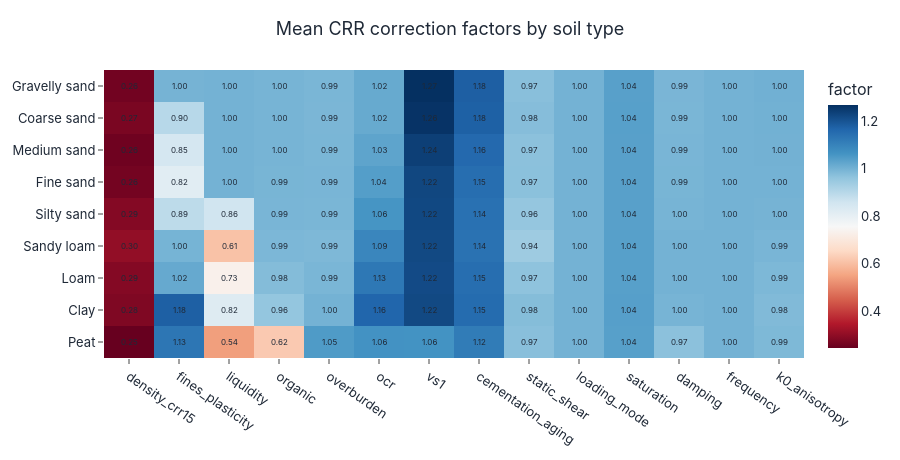

Notebook code for this chart:
### Markdown cell above
## Вклад физических факторов в CRR

CRR_ref = CRR15(Dr) · Π factor_i. Тепловая карта показывает средний множитель каждого
фактора по типам грунта: значения > 1 повышают сопротивление, < 1 — снижают.

### Code cell
factor_cols = [c for c in meta.columns if c.startswith("crr_f_")]
factor_labels = [c.replace("crr_f_", "") for c in factor_cols]
mat = np.array([[float(meta.loc[meta["soil_type"] == s, fc].mean()) for fc in factor_cols] for s in soil_present])
heatmap(mat, x_labels=factor_labels, y_labels=[SOIL_DISPLAY_NAMES_EN[s] for s in soil_present],
        title="Mean CRR correction factors by soil type", colorscale="RdBu",
        value_fmt=".2f", colorbar_title="factor", height=460,
        save=SAVE_FIGS, fig_id="1_3_crr_factor_heatmap").show()

### Figure 1 — Plotly figure (JSON) as saved in the notebook; plotly's stock layout.template omitted (floating-point values rounded to 4 significant figures)
{"data": [{"colorbar": {"title": {"text": "factor"}}, "colorscale": [[0.0, "rgb(103,0,31)"], [0.1, "rgb(178,24,43)"], [0.2, "rgb(214,96,77)"], [0.3, "rgb(244,165,130)"], [0.4, "rgb(253,219,199)"], [0.5, "rgb(247,247,247)"], [0.6, "rgb(209,229,240)"], [0.7, "rgb(146,197,222)"], [0.8, "rgb(67,147,195)"], [0.9, "rgb(33,102,172)"], [1.0, "rgb(5,48,97)"]], "type": "heatmap", "x": ["density_crr15", "fines_plasticity", "liquidity", "organic", "overburden", "ocr", "vs1", "cementation_aging", "static_shear", "loading_mode", "saturation", "damping", "frequency", "k0_anisotropy"], "y": ["Gravelly sand", "Coarse sand", "Medium sand", "Fine sand", "Silty sand", "Sandy loam", "Loam", "Clay", "Peat"], "z": [[0.2603, 0.9977, 1.0, 0.9962, 0.9916, 1.017, 1.268, 1.178, 0.9732, 1.0, 1.037, 0.9928, 1.0, 1.003], [0.2716, 0.9011, 1.0, 0.9962, 0.9913, 1.016, 1.261, 1.176, 0.9766, 1.0, 1.037, 0.9927, 1.0, 1.003], [0.2562, 0.8491, 1.0, 0.9962, 0.9923, 1.029, 1.239, 1.158, 0.9687, 1.0, 1.037, 0.9928, 1.0, 1.002], [0.2642, 0.8162, 0.9998, 0.9948, 0.9931, 1.041, 1.225, 1.148, 0.9703, 1.0, 1.037, 0.9945, 1.0, 0.9998], [0.2855, 0.8917, 0.8597, 0.993, 0.9917, 1.059, 1.223, 1.141, 0.9569, 1.0, 1.037, 0.996, 1.0, 0.9977], [0.304, 0.9968, 0.6074, 0.989, 0.9869, 1.092, 1.221, 1.138, 0.9424, 1.0, 1.037, 0.9993, 1.0, 0.9932], [0.2857, 1.018, 0.731, 0.9794, 0.9918, 1.126, 1.218, 1.147, 0.9653, 1.0, 1.038, 1.0, 1.0, 0.988], [0.2791, 1.176, 0.8233, 0.9582, 0.9996, 1.164, 1.221, 1.153, 0.9783, 1.0, 1.038, 0.9963, 1.0, 0.9831], [0.2459, 1.129, 0.5431, 0.6213, 1.047, 1.064, 1.063, 1.116, 0.9726, 1.0, 1.037, 0.9687, 1.0, 0.9866]]}], "layout": {"annotations": [{"font": {"color": "#1f2937", "size": 8}, "showarrow": false, "text": "0.26", "x": "density_crr15", "y": "Gravelly sand"}, {"font": {"color": "#1f2937", "size": 8}, "showarrow": false, "text": "1.00", "x": "fines_plasticity", "y": "Gravelly sand"}, {"font": {"color": "#1f2937", "size": 8}, "showarrow": false, "text": "1.00", "x": "liquidity", "y": "Gravelly sand"}, {"font": {"color": "#1f2937", "size": 8}, "showarrow": false, "text": "1.00", "x": "organic", "y": "Gravelly sand"}, {"font": {"color": "#1f2937", "size": 8}, "showarrow": false, "text": "0.99", "x": "overburden", "y": "Gravelly sand"}, {"font": {"color": "#1f2937", "size": 8}, "showarrow": false, "text": "1.02", "x": "ocr", "y": "Gravelly sand"}, {"font": {"color": "#1f2937", "size": 8}, "showarrow": false, "text": "1.27", "x": "vs1", "y": "Gravelly sand"}, {"font": {"color": "#1f2937", "size": 8}, "showarrow": false, "text": "1.18", "x": "cementation_aging", "y": "Gravelly sand"}, {"font": {"color": "#1f2937", "size": 8}, "showarrow": false, "text": "0.97", "x": "static_shear", "y": "Gravelly sand"}, {"font": {"color": "#1f2937", "size": 8}, "showarrow": false, "text": "1.00", "x": "loading_mode", "y": "Gravelly sand"}, {"font": {"color": "#1f2937", "size": 8}, "showarrow": false, "text": "1.04", "x": "saturation", "y": "Gravelly sand"}, {"font": {"color": "#1f2937", "size": 8}, "showarrow": false, "text": "0.99", "x": "damping", "y": "Gravelly sand"}, {"font": {"color": "#1f2937", "size": 8}, "showarrow": false, "text": "1.00", "x": "frequency", "y": "Gravelly sand"}, {"font": {"color": "#1f2937", "size": 8}, "showarrow": false, "text": "1.00", "x": "k0_anisotropy", "y": "Gravelly sand"}, {"font": {"color": "#1f2937", "size": 8}, "showarrow": false, "text": "0.27", "x": "density_crr15", "y": "Coarse sand"}, {"font": {"color": "#1f2937", "size": 8}, "showarrow": false, "text": "0.90", "x": "fines_plasticity", "y": "Coarse sand"}, {"font": {"color": "#1f2937", "size": 8}, "showarrow": false, "text": "1.00", "x": "liquidity", "y": "Coarse sand"}, {"font": {"color": "#1f2937", "size": 8}, "showarrow": false, "text": "1.00", "x": "organic", "y": "Coarse sand"}, {"font": {"color": "#1f2937", "size": 8}, "showarrow": false, "text": "0.99", "x": "overburden", "y": "Coarse sand"}, {"font": {"color": "#1f2937", "size": 8}, "showarrow": false, "text": "1.02", "x": "ocr", "y": "Coarse sand"}, {"font": {"color": "#1f2937", "size": 8}, "showarrow": false, "text": "1.26", "x": "vs1", "y": "Coarse sand"}, {"font": {"color": "#1f2937", "size": 8}, "showarrow": false, "text": "1.18", "x": "cementation_aging", "y": "Coarse sand"}, {"font": {"color": "#1f2937", "size": 8}, "showarrow": false, "text": "0.98", "x": "static_shear", "y": "Coarse sand"}, {"font": {"color": "#1f2937", "size": 8}, "showarrow": false, "text": "1.00", "x": "loading_mode", "y": "Coarse sand"}, {"font": {"color": "#1f2937", "size": 8}, "showarrow": false, "text": "1.04", "x": "saturation", "y": "Coarse sand"}, {"font": {"color": "#1f2937", "size": 8}, "showarrow": false, "text": "0.99", "x": "damping", "y": "Coarse sand"}, {"font": {"color": "#1f2937", "size": 8}, "showarrow": false, "text": "1.00", "x": "frequency", "y": "Coarse sand"}, {"font": {"color": "#1f2937", "size": 8}, "showarrow": false, "text": "1.00", "x": "k0_anisotropy", "y": "Coarse sand"}, {"font": {"color": "#1f2937", "size": 8}, "showarrow": false, "text": "0.26", "x": "density_crr15", "y": "Medium sand"}, {"font": {"color": "#1f2937", "size": 8}, "showarrow": false, "text": "0.85", "x": "fines_plasticity", "y": "Medium sand"}, {"font": {"color": "#1f2937", "size": 8}, "showarrow": false, "text": "1.00", "x": "liquidity", "y": "Medium sand"}, {"font": {"color": "#1f2937", "size": 8}, "showarrow": false, "text": "1.00", "x": "organic", "y": "Medium sand"}, {"font": {"color": "#1f2937", "size": 8}, "showarrow": false, "text": "0.99", "x": "overburden", "y": "Medium sand"}, {"font": {"color": "#1f2937", "size": 8}, "showarrow": false, "text": "1.03", "x": "ocr", "y": "Medium sand"}, {"font": {"color": "#1f2937", "size": 8}, "showarrow": false, "text": "1.24", "x": "vs1", "y": "Medium sand"}, {"font": {"color": "#1f2937", "size": 8}, "showarrow": false, "text": "1.16", "x": "cementation_aging", "y": "Medium sand"}, {"font": {"color": "#1f2937", "size": 8}, "showarrow": false, "text": "0.97", "x": "static_shear", "y": "Medium sand"}, {"font": {"color": "#1f2937", "size": 8}, "showarrow": false, "text": "1.00", "x": "loading_mode", "y": "Medium sand"}, {"font": {"color": "#1f2937", "size": 8}, "showarrow": false, "text": "1.04", "x": "saturation", "y": "Medium sand"}, {"font": {"color": "#1f2937", "size": 8}, "showarrow": false, "text": "0.99", "x": "damping", "y": "Medium sand"}, {"font": {"color": "#1f2937", "size": 8}, "showarrow": false, "text": "1.00", "x": "frequency", "y": "Medium sand"}, {"font": {"color": "#1f2937", "size": 8}, "showarrow": false, "text": "1.00", "x": "k0_anisotropy", "y": "Medium sand"}, {"font": {"color": "#1f2937", "size": 8}, "showarrow": false, "text": "0.26", "x": "density_crr15", "y": "Fine sand"}, {"font": {"color": "#1f2937", "size": 8}, "showarrow": false, "text": "0.82", "x": "fines_plasticity", "y": "Fine sand"}, {"font": {"color": "#1f2937", "size": 8}, "showarrow": false, "text": "1.00", "x": "liquidity", "y": "Fine sand"}, {"font": {"color": "#1f2937", "size": 8}, "showarrow": false, "text": "0.99", "x": "organic", "y": "Fine sand"}, {"font": {"color": "#1f2937", "size": 8}, "showarrow": false, "text": "0.99", "x": "overburden", "y": "Fine sand"}, {"font": {"color": "#1f2937", "size": 8}, "showarrow": false, "text": "1.04", "x": "ocr", "y": "Fine sand"}, {"font": {"color": "#1f2937", "size": 8}, "showarrow": false, "text": "1.22", "x": "vs1", "y": "Fine sand"}, {"font": {"color": "#1f2937", "size": 8}, "showarrow": false, "text": "1.15", "x": "cementation_aging", "y": "Fine sand"}, {"font": {"color": "#1f2937", "size": 8}, "showarrow": false, "text": "0.97", "x": "static_shear", "y": "Fine sand"}, {"font": {"color": "#1f2937", "size": 8}, "showarrow": false, "text": "1.00", "x": "loading_mode", "y": "Fine sand"}, {"font": {"color": "#1f2937", "size": 8}, "showarrow": false, "text": "1.04", "x": "saturation", "y": "Fine sand"}, {"font": {"color": "#1f2937", "size": 8}, "showarrow": false, "text": "0.99", "x": "damping", "y": "Fine sand"}, {"font": {"color": "#1f2937", "size": 8}, "showarrow": false, "text": "1.00", "x": "frequency", "y": "Fine sand"}, {"font": {"color": "#1f2937", "size": 8}, "showarrow": false, "text": "1.00", "x": "k0_anisotropy", "y": "Fine sand"}, {"font": {"color": "#1f2937", "size": 8}, "showarrow": false, "text": "0.29", "x": "density_crr15", "y": "Silty sand"}, {"font": {"color": "#1f2937", "size": 8}, "showarrow": false, "text": "0.89", "x": "fines_plasticity", "y": "Silty sand"}, {"font": {"color": "#1f2937", "size": 8}, "showarrow": false, "text": "0.86", "x": "liquidity", "y": "Silty sand"}, {"font": {"color": "#1f2937", "size": 8}, "showarrow": false, "text": "0.99", "x": "organic", "y": "Silty sand"}, {"font": {"color": "#1f2937", "size": 8}, "showarrow": false, "text": "0.99", "x": "overburden", "y": "Silty sand"}, {"font": {"color": "#1f2937", "size": 8}, "showarrow": false, "text": "1.06", "x": "ocr", "y": "Silty sand"}, {"font": {"color": "#1f2937", "size": 8}, "showarrow": false, "text": "1.22", "x": "vs1", "y": "Silty sand"}, {"font": {"color": "#1f2937", "size": 8}, "showarrow": false, "text": "1.14", "x": "cementation_aging", "y": "Silty sand"}, {"font": {"color": "#1f2937", "size": 8}, "showarrow": false, "text": "0.96", "x": "static_shear", "y": "Silty sand"}, {"font": {"color": "#1f2937", "size": 8}, "showarrow": false, "text": "1.00", "x": "loading_mode", "y": "Silty sand"}, {"font": {"color": "#1f2937", "size": 8}, "showarrow": false, "text": "1.04", "x": "saturation", "y": "Silty sand"}, {"font": {"color": "#1f2937", "size": 8}, "showarrow": false, "text": "1.00", "x": "damping", "y": "Silty sand"}, {"font": {"color": "#1f2937", "size": 8}, "showarrow": false, "text": "1.00", "x": "frequency", "y": "Silty sand"}, {"font": {"color": "#1f2937", "size": 8}, "showarrow": false, "text": "1.00", "x": "k0_anisotropy", "y": "Silty sand"}, {"font": {"color": "#1f2937", "size": 8}, "showarrow": false, "text": "0.30", "x": "density_crr15", "y": "Sandy loam"}, {"font": {"color": "#1f2937", "size": 8}, "showarrow": false, "text": "1.00", "x": "fines_plasticity", "y": "Sandy loam"}, {"font": {"color": "#1f2937", "size": 8}, "showarrow": false, "text": "0.61", "x": "liquidity", "y": "Sandy loam"}, {"font": {"color": "#1f2937", "size": 8}, "showarrow": false, "text": "0.99", "x": "organic", "y": "Sandy loam"}, {"font": {"color": "#1f2937", "size": 8}, "showarrow": false, "text": "0.99", "x": "overburden", "y": "Sandy loam"}, {"font": {"color": "#1f2937", "size": 8}, "showarrow": false, "text": "1.09", "x": "ocr", "y": "Sandy loam"}, {"font": {"color": "#1f2937", "size": 8}, "showarrow": false, "text": "1.22", "x": "vs1", "y": "Sandy loam"}, {"font": {"color": "#1f2937", "size": 8}, "showarrow": false, "text": "1.14", "x": "cementation_aging", "y": "Sandy loam"}, {"font": {"color": "#1f2937", "size": 8}, "showarrow": false, "text": "0.94", "x": "static_shear", "y": "Sandy loam"}, {"font": {"color": "#1f2937", "size": 8}, "showarrow": false, "text": "1.00", "x": "loading_mode", "y": "Sandy loam"}, {"font": {"color": "#1f2937", "size": 8}, "showarrow": false, "text": "1.04", "x": "saturation", "y": "Sandy loam"}, {"font": {"color": "#1f2937", "size": 8}, "showarrow": false, "text": "1.00", "x": "damping", "y": "Sandy loam"}, {"font": {"color": "#1f2937", "size": 8}, "showarrow": false, "text": "1.00", "x": "frequency", "y": "Sandy loam"}, {"font": {"color": "#1f2937", "size": 8}, "showarrow": false, "text": "0.99", "x": "k0_anisotropy", "y": "Sandy loam"}, {"font": {"color": "#1f2937", "size": 8}, "showarrow": false, "text": "0.29", "x": "density_crr15", "y": "Loam"}, {"font": {"color": "#1f2937", "size": 8}, "showarrow": false, "text": "1.02", "x": "fines_plasticity", "y": "Loam"}, {"font": {"color": "#1f2937", "size": 8}, "showarrow": false, "text": "0.73", "x": "liquidity", "y": "Loam"}, {"font": {"color": "#1f2937", "size": 8}, "showarrow": false, "text": "0.98", "x": "organic", "y": "Loam"}, {"font": {"color": "#1f2937", "size": 8}, "showarrow": false, "text": "0.99", "x": "overburden", "y": "Loam"}, {"font": {"color": "#1f2937", "size": 8}, "showarrow": false, "text": "1.13", "x": "ocr", "y": "Loam"}, {"font": {"color": "#1f2937", "size": 8}, "showarrow": false, "text": "1.22", "x": "vs1", "y": "Loam"}, {"font": {"color": "#1f2937", "size": 8}, "showarrow": false, "text": "1.15", "x": "cementation_aging", "y": "Loam"}, {"font": {"color": "#1f2937", "size": 8}, "showarrow": false, "text": "0.97", "x": "static_shear", "y": "Loam"}, {"font": {"color": "#1f2937", "size": 8}, "showarrow": false, "text": "1.00", "x": "loading_mode", "y": "Loam"}, {"font": {"color": "#1f2937", "size": 8}, "showarrow": false, "text": "1.04", "x": "saturation", "y": "Loam"}, {"font": {"color": "#1f2937", "size": 8}, "showarrow": false, "text": "1.00", "x": "damping", "y": "Loam"}, {"font": {"color": "#1f2937", "size": 8}, "showarrow": false, "text": "1.00", "x": "frequency", "y": "Loam"}, {"font": {"color": "#1f2937", "size": 8}, "showarrow": false, "text": "0.99", "x": "k0_anisotropy", "y": "Loam"}, {"font": {"color": "#1f2937", "size": 8}, "showarrow": false, "text": "0.28", "x": "density_crr15", "y": "Clay"}, {"font": {"color": "#1f2937", "size": 8}, "showarrow": false, "text": "1.18", "x": "fines_plasticity", "y": "Clay"}, {"font": {"color": "#1f2937", "size": 8}, "showarrow": false, "text": "0.82", "x": "liquidity", "y": "Clay"}, {"font": {"color": "#1f2937", "size": 8}, "showarrow": false, "text": "0.96", "x": "organic", "y": "Clay"}, {"font": {"color": "#1f2937", "size": 8}, "showarrow": false, "text": "1.00", "x": "overburden", "y": "Clay"}, {"font": {"color": "#1f2937", "size": 8}, "showarrow": false, "text": "1.16", "x": "ocr", "y": "Clay"}, {"font": {"color": "#1f2937", "size": 8}, "showarrow": false, "text": "1.22", "x": "vs1", "y": "Clay"}, {"font": {"color": "#1f2937", "size": 8}, "showarrow": false, "text": "1.15", "x": "cementation_aging", "y": "Clay"}, {"font": {"color": "#1f2937", "size": 8}, "showarrow": false, "text": "0.98", "x": "static_shear", "y": "Clay"}, {"font": {"color": "#1f2937", "size": 8}, "showarrow": false, "text": "1.00", "x": "loading_mode", "y": "Clay"}, {"font": {"color": "#1f2937", "size": 8}, "showarrow": false, "text": "1.04", "x": "saturation", "y": "Clay"}, {"font": {"color": "#1f2937", "size": 8}, "showarrow": false, "text": "1.00", "x": "damping", "y": "Clay"}, {"font": {"color": "#1f2937", "size": 8}, "showarrow": false, "text": "1.00", "x": "frequency", "y": "Clay"}, {"font": {"color": "#1f2937", "size": 8}, "showarrow": false, "text": "0.98", "x": "k0_anisotropy", "y": "Clay"}, {"font": {"color": "#1f2937", "size": 8}, "showarrow": false, "text": "0.25", "x": "density_crr15", "y": "Peat"}, {"font": {"color": "#1f2937", "size": 8}, "showarrow": false, "text": "1.13", "x": "fines_plasticity", "y": "Peat"}, {"font": {"color": "#1f2937", "size": 8}, "showarrow": false, "text": "0.54", "x": "liquidity", "y": "Peat"}, {"font": {"color": "#1f2937", "size": 8}, "showarrow": false, "text": "0.62", "x": "organic", "y": "Peat"}, {"font": {"color": "#1f2937", "size": 8}, "showarrow": false, "text": "1.05", "x": "overburden", "y": "Peat"}, {"font": {"color": "#1f2937", "size": 8}, "showarrow": false, "text": "1.06", "x": "ocr", "y": "Peat"}, {"font": {"color": "#1f2937", "size": 8}, "showarrow": false, "text": "1.06", "x": "vs1", "y": "Peat"}, {"font": {"color": "#1f2937", "size": 8}, "showarrow": false, "text": "1.12", "x": "cementation_aging", "y": "Peat"}, {"font": {"color": "#1f2937", "size": 8}, "showarrow": false, "text": "0.97", "x": "static_shear", "y": "Peat"}, {"font": {"color": "#1f2937", "size": 8}, "showarrow": false, "text": "1.00", "x": "loading_mode", "y": "Peat"}, {"font": {"color": "#1f2937", "size": 8}, "showarrow": false, "text": "1.04", "x": "saturation", "y": "Peat"}, {"font": {"color": "#1f2937", "size": 8}, "showarrow": false, "text": "0.97", "x": "damping", "y": "Peat"}, {"font": {"color": "#1f2937", "size": 8}, "showarrow": false, "text": "1.00", "x": "frequency", "y": "Peat"}, {"font": {"color": "#1f2937", "size": 8}, "showarrow": false, "text": "0.99", "x": "k0_anisotropy", "y": "Peat"}], "height": 460, "title": {"text": "Mean CRR correction factors by soil type"}, "xaxis": {"tickangle": 35}, "yaxis": {"autorange": "reversed"}}}
